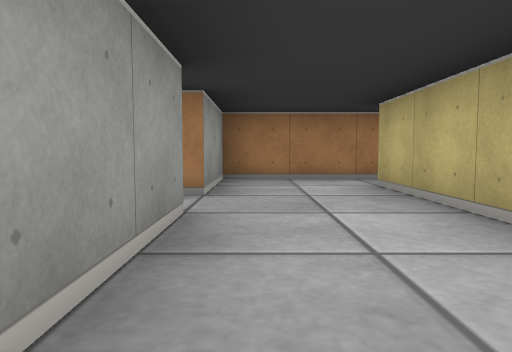
view 1 (above)

17 first-person views from a walk through a cub3D ray-caster map. The camera is about half as high as the walls, tilts 4° down and sees 70° across. The floor is counted in squares. Each view is taken from the middle of a square. On the plan, view 1 faces up. The plan holds only what a view shows up to about 9 squares ahead; the rest is blank.

view 2
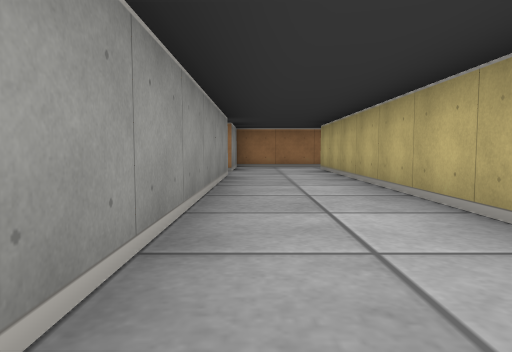

view 3
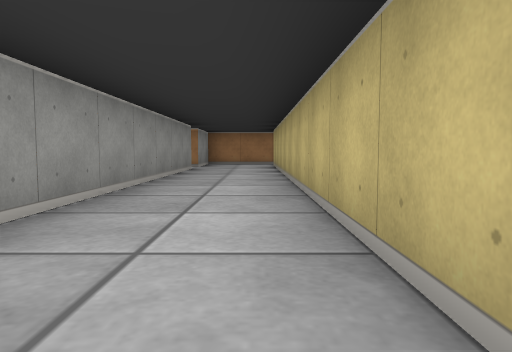

view 4
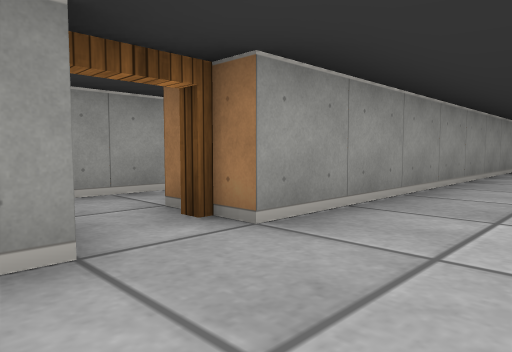

view 5
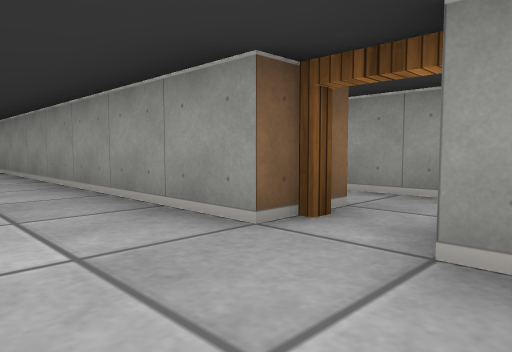

view 6
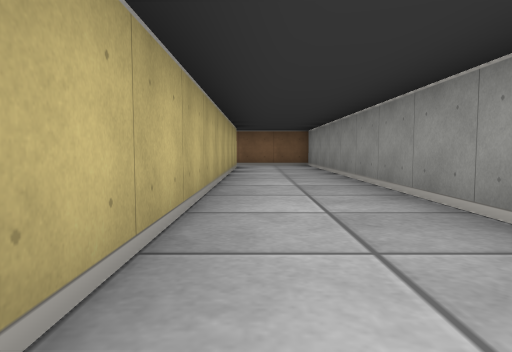

view 7
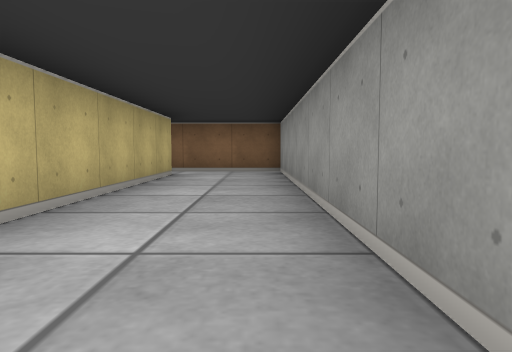

view 8
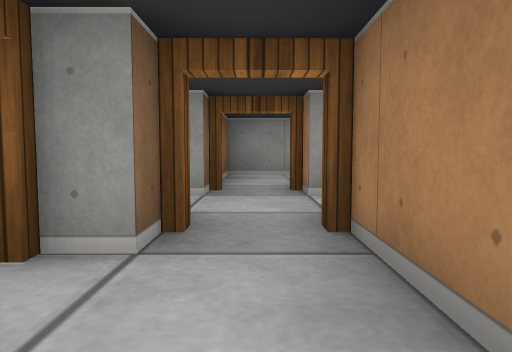

view 9
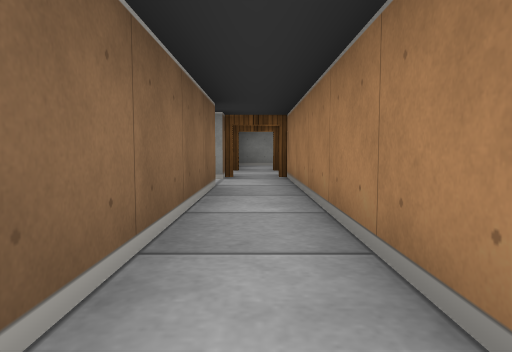

view 10
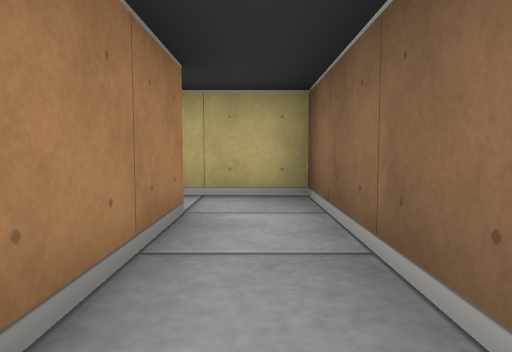

view 11
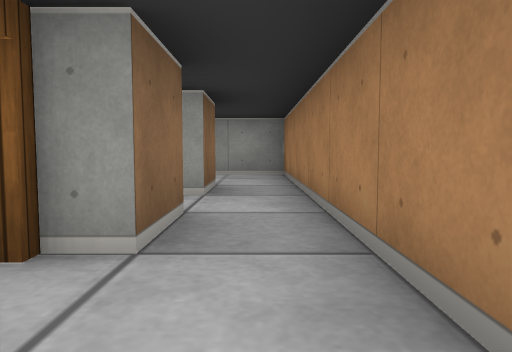

view 12
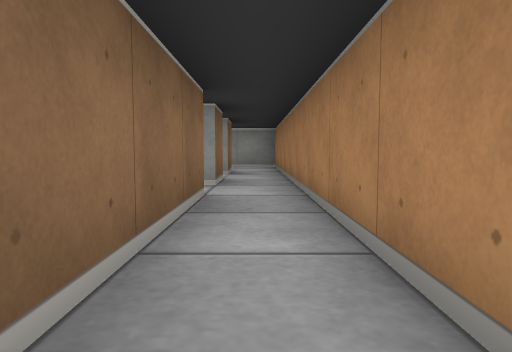

view 13
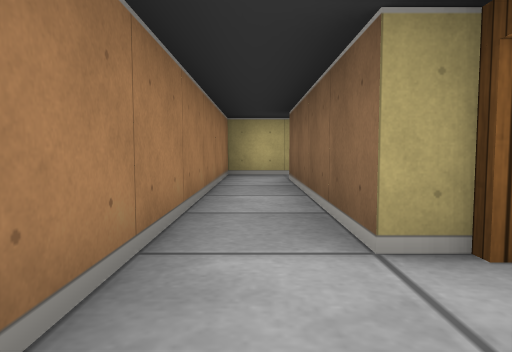

view 14
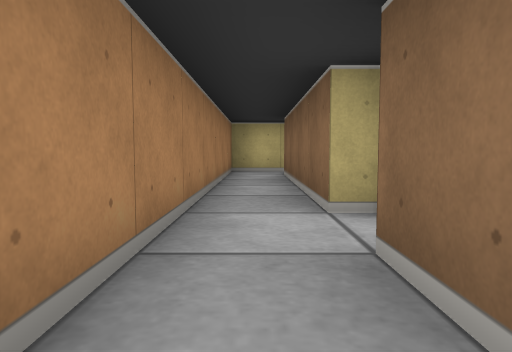

view 15
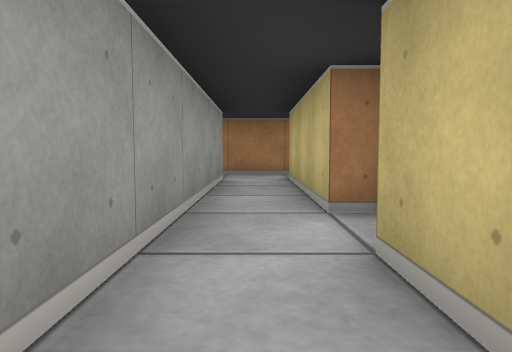

view 16
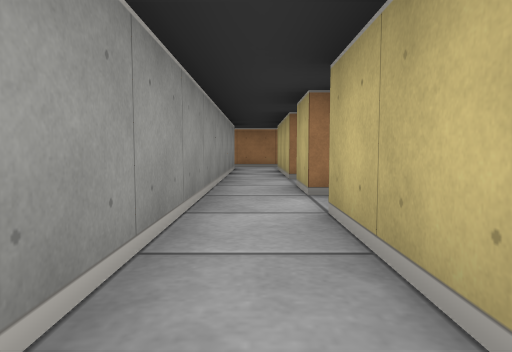

view 17
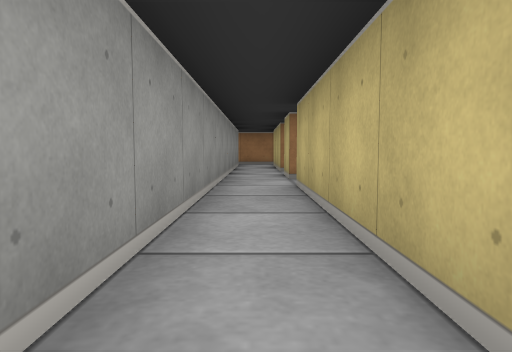

### Floor plan
Points are (right, up) in squares from view 1. A wall is a line through its corners. A room is listed if a view was taken in it or the views show most of it. See-through windows are left out.
Room 1 (views 1, 2, 3, 4, 5, 6, 7)
walls: (-0.5, -7.5) (-0.5, -19.5) (2.5, -19.5); (1.5, -5.4) (1.5, 3.5); (-0.5, 2.5) (-0.5, -6.5); (1.5, -18.5) (1.5, -9.6)
ways out: open door at (2, -19) to room 3; opening at (0.5, 4) to room 4; opening at (-1, 3); open door at (-1, -7)
Room 2 (views 8, 9, 10)
walls: (5.5, -19.5) (10.5, -19.5) (10.5, -18.2); (9.5, -18.5) (3.9, -18.5)
ways out: open door at (4, -19) to room 3; open door at (5, -20); open door at (10, -18)
Room 3 (views 11, 12, 13, 14, 15, 16, 17)
walls: (3.5, -5.4) (3.5, -1.5); (3.5, -0.5) (3.5, 0.5); (3.5, 1.5) (3.5, 4.5) (4.5, 4.5); (2.5, 4.5) (2.5, -5.4); (5.5, 4.5) (9.5, 4.5); (10.5, 4.4) (10.5, 5.5) (2.5, 5.5)
ways out: open door at (2, -19) to room 1; open door at (4, -19) to room 2; opening at (2, 5) to room 4; open door at (4, -1); open door at (4, 1); open door at (5, 4); open door at (10, 4)
Room 4 (no view inside)
walls: (1.5, 3.5) (1.5, 4.5) (2.5, 4.5); (2.5, 5.5) (-0.5, 5.5) (-0.5, 3.5)
ways out: opening at (0.5, 4) to room 1; opening at (2, 5) to room 3

Positions as (right, up) in squares from view 1, and headings:
1: (0, 0), facing up
2: (0, -4), facing up
3: (1, -6), facing up
4: (1, -8), facing up-left
5: (1, -6), facing down-left
6: (1, -9), facing down
7: (0, -12), facing down
8: (6, -19), facing left
9: (10, -19), facing left
10: (7, -19), facing right
11: (6, 5), facing left
12: (9, 5), facing left
13: (4, 5), facing right
14: (3, 5), facing right
15: (3, -1), facing up
16: (3, -4), facing up
17: (3, -6), facing up
